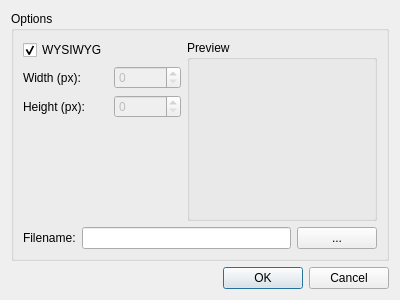
<?xml version="1.0" encoding="UTF-8"?>
<ui version="4.0">
 <class>SnapshotDialog</class>
 <widget class="QDialog" name="SnapshotDialog">
  <property name="geometry">
   <rect>
    <x>0</x>
    <y>0</y>
    <width>400</width>
    <height>300</height>
   </rect>
  </property>
  <property name="windowTitle">
   <string>Snapshot</string>
  </property>
  <layout class="QVBoxLayout" name="verticalLayout">
   <item>
    <widget class="QGroupBox" name="groupBox">
     <property name="title">
      <string>Options</string>
     </property>
     <layout class="QGridLayout" name="gridLayout">
      <item row="2" column="0">
       <widget class="QLabel" name="label_3">
        <property name="text">
         <string>Height (px):</string>
        </property>
       </widget>
      </item>
      <item row="2" column="1">
       <widget class="QSpinBox" name="spinBoxHeight">
        <property name="enabled">
         <bool>false</bool>
        </property>
        <property name="maximum">
         <number>999999</number>
        </property>
       </widget>
      </item>
      <item row="4" column="0" colspan="3">
       <layout class="QHBoxLayout" name="horizontalLayout">
        <item>
         <widget class="QLabel" name="label">
          <property name="text">
           <string>Filename:</string>
          </property>
         </widget>
        </item>
        <item>
         <widget class="QLineEdit" name="lineEditFilename"/>
        </item>
        <item>
         <widget class="QPushButton" name="pushButtonFilename">
          <property name="text">
           <string>...</string>
          </property>
         </widget>
        </item>
       </layout>
      </item>
      <item row="1" column="0">
       <widget class="QLabel" name="label_2">
        <property name="text">
         <string>Width (px):</string>
        </property>
       </widget>
      </item>
      <item row="1" column="1">
       <widget class="QSpinBox" name="spinBoxWidth">
        <property name="enabled">
         <bool>false</bool>
        </property>
        <property name="maximum">
         <number>999999</number>
        </property>
       </widget>
      </item>
      <item row="3" column="0">
       <spacer name="verticalSpacer">
        <property name="orientation">
         <enum>Qt::Vertical</enum>
        </property>
        <property name="sizeHint" stdset="0">
         <size>
          <width>20</width>
          <height>40</height>
         </size>
        </property>
       </spacer>
      </item>
      <item row="0" column="0">
       <widget class="QCheckBox" name="checkBoxWYSIWYG">
        <property name="toolTip">
         <string>What you see is what you get!</string>
        </property>
        <property name="text">
         <string>WYSIWYG</string>
        </property>
        <property name="checked">
         <bool>true</bool>
        </property>
       </widget>
      </item>
      <item row="0" column="2" rowspan="4">
       <widget class="QGroupBox" name="groupBox_2">
        <property name="title">
         <string>Preview</string>
        </property>
        <layout class="QHBoxLayout" name="horizontalLayout_2">
         <property name="leftMargin">
          <number>1</number>
         </property>
         <property name="topMargin">
          <number>1</number>
         </property>
         <property name="rightMargin">
          <number>1</number>
         </property>
         <property name="bottomMargin">
          <number>1</number>
         </property>
         <item>
          <widget class="SceneviewerWidget" name="widgetPreview" native="true">
           <property name="sizePolicy">
            <sizepolicy hsizetype="Expanding" vsizetype="Expanding">
             <horstretch>1</horstretch>
             <verstretch>1</verstretch>
            </sizepolicy>
           </property>
           <property name="minimumSize">
            <size>
             <width>50</width>
             <height>50</height>
            </size>
           </property>
          </widget>
         </item>
        </layout>
       </widget>
      </item>
     </layout>
    </widget>
   </item>
   <item>
    <widget class="QDialogButtonBox" name="buttonBox">
     <property name="orientation">
      <enum>Qt::Horizontal</enum>
     </property>
     <property name="standardButtons">
      <set>QDialogButtonBox::Cancel|QDialogButtonBox::Ok</set>
     </property>
    </widget>
   </item>
  </layout>
 </widget>
 <customwidgets>
  <customwidget>
   <class>SceneviewerWidget</class>
   <extends>QWidget</extends>
   <header>opencmiss/neon/ui/zincwidgets/sceneviewerwidget.h</header>
   <container>1</container>
  </customwidget>
 </customwidgets>
 <resources/>
 <connections>
  <connection>
   <sender>buttonBox</sender>
   <signal>accepted()</signal>
   <receiver>SnapshotDialog</receiver>
   <slot>accept()</slot>
   <hints>
    <hint type="sourcelabel">
     <x>248</x>
     <y>254</y>
    </hint>
    <hint type="destinationlabel">
     <x>157</x>
     <y>274</y>
    </hint>
   </hints>
  </connection>
  <connection>
   <sender>buttonBox</sender>
   <signal>rejected()</signal>
   <receiver>SnapshotDialog</receiver>
   <slot>reject()</slot>
   <hints>
    <hint type="sourcelabel">
     <x>316</x>
     <y>260</y>
    </hint>
    <hint type="destinationlabel">
     <x>286</x>
     <y>274</y>
    </hint>
   </hints>
  </connection>
 </connections>
</ui>
